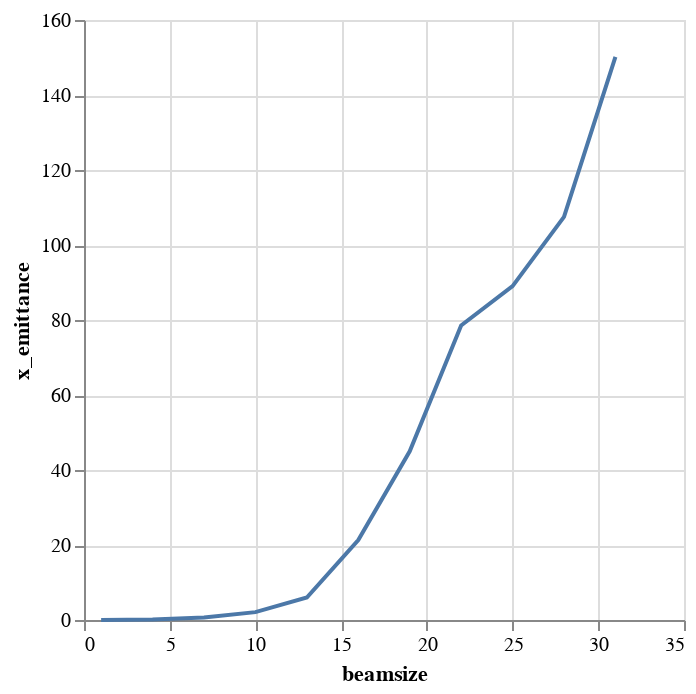

The notebook cell this image was saved under:
### Markdown cell above
## Plots

### Code cell
alt.Chart(emit_df).mark_line().encode(
    x='beamsize',
    y='x_emittance',
)

### Figure 1 — Vega-Lite specification as saved in the notebook (floating-point values rounded to 4 significant figures)
{"$schema": "https://vega.github.io/schema/vega-lite/v1.2.1.json", "data": {"values": [{"beamsize": 1, "losses": 0, "relbeta": 0.002309, "sourceID": 16777217, "sourceName": "bs_1", "x_emittance": 0.003294, "x_norm_emittance": 7.604e-06, "y_emittance": 5.259e-05, "y_norm_emittance": 1.214e-07}, {"beamsize": 4, "losses": 0, "relbeta": 0.002309, "sourceID": 16777218, "sourceName": "bs_4", "x_emittance": 0.1084, "x_norm_emittance": 0.0002503, "y_emittance": 0.007248, "y_norm_emittance": 1.673e-05}, {"beamsize": 7, "losses": 0, "relbeta": 0.002309, "sourceID": 16777219, "sourceName": "bs_7", "x_emittance": 0.6608, "x_norm_emittance": 0.001525, "y_emittance": 0.05693, "y_norm_emittance": 0.0001314}, {"beamsize": 10, "losses": 0, "relbeta": 0.002309, "sourceID": 16777220, "sourceName": "bs_10", "x_emittance": 2.092, "x_norm_emittance": 0.00483, "y_emittance": 1.005, "y_norm_emittance": 0.00232}, {"beamsize": 13, "losses": 2, "relbeta": 0.002309, "sourceID": 16777221, "sourceName": "bs_13", "x_emittance": 6.011, "x_norm_emittance": 0.01388, "y_emittance": 2.339, "y_norm_emittance": 0.0054}, {"beamsize": 16, "losses": 13, "relbeta": 0.002309, "sourceID": 16777222, "sourceName": "bs_16", "x_emittance": 21.34, "x_norm_emittance": 0.04926, "y_emittance": 15.22, "y_norm_emittance": 0.03513}, {"beamsize": 19, "losses": 34, "relbeta": 0.002309, "sourceID": 16777223, "sourceName": "bs_19", "x_emittance": 44.99, "x_norm_emittance": 0.1039, "y_emittance": 45.82, "y_norm_emittance": 0.1058}, {"beamsize": 22, "losses": 69, "relbeta": 0.002309, "sourceID": 16777224, "sourceName": "bs_22", "x_emittance": 78.56, "x_norm_emittance": 0.1814, "y_emittance": 86.33, "y_norm_emittance": 0.1993}, {"beamsize": 25, "losses": 126, "relbeta": 0.002309, "sourceID": 16777225, "sourceName": "bs_25", "x_emittance": 89.03, "x_norm_emittance": 0.2055, "y_emittance": 116.9, "y_norm_emittance": 0.27}, {"beamsize": 28, "losses": 167, "relbeta": 0.002309, "sourceID": 16777226, "sourceName": "bs_28", "x_emittance": 107.5, "x_norm_emittance": 0.2482, "y_emittance": 128.0, "y_norm_emittance": 0.2956}, {"beamsize": 31, "losses": 219, "relbeta": 0.002309, "sourceID": 16777227, "sourceName": "bs_31", "x_emittance": 150.2, "x_norm_emittance": 0.3467, "y_emittance": 221.0, "y_norm_emittance": 0.5102}]}, "encoding": {"x": {"field": "beamsize", "type": "quantitative"}, "y": {"field": "x_emittance", "type": "quantitative"}}, "mark": "line"}
